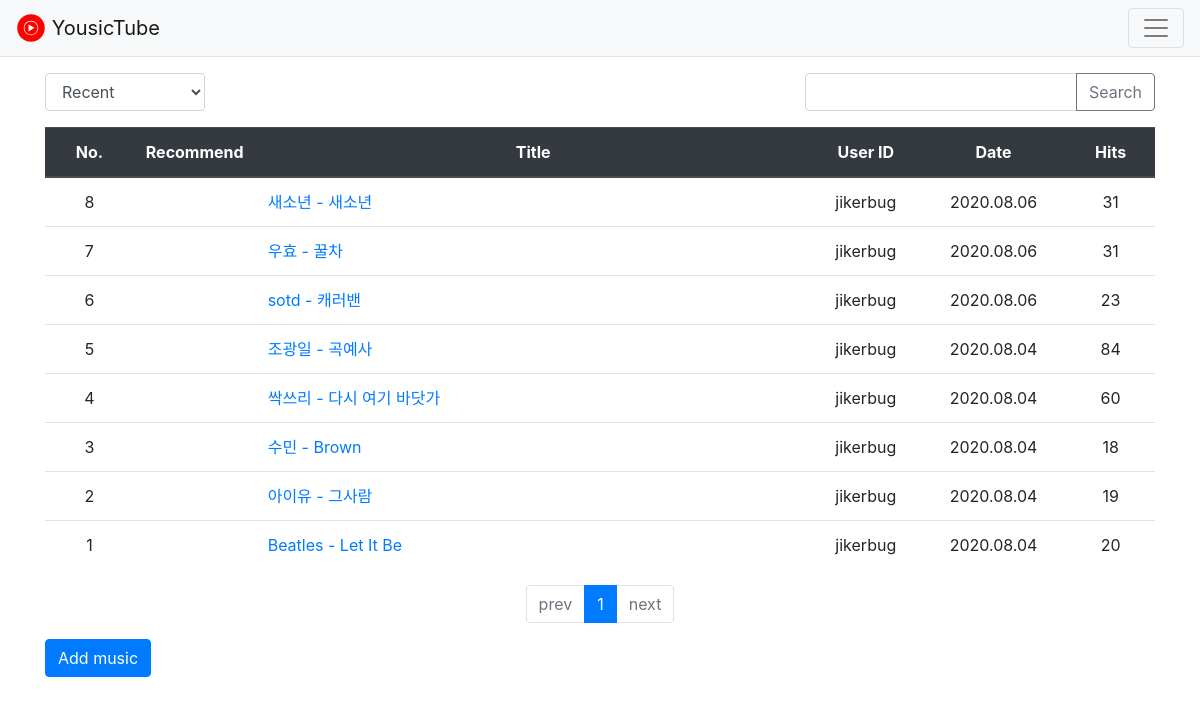
Before: / with the older database file.
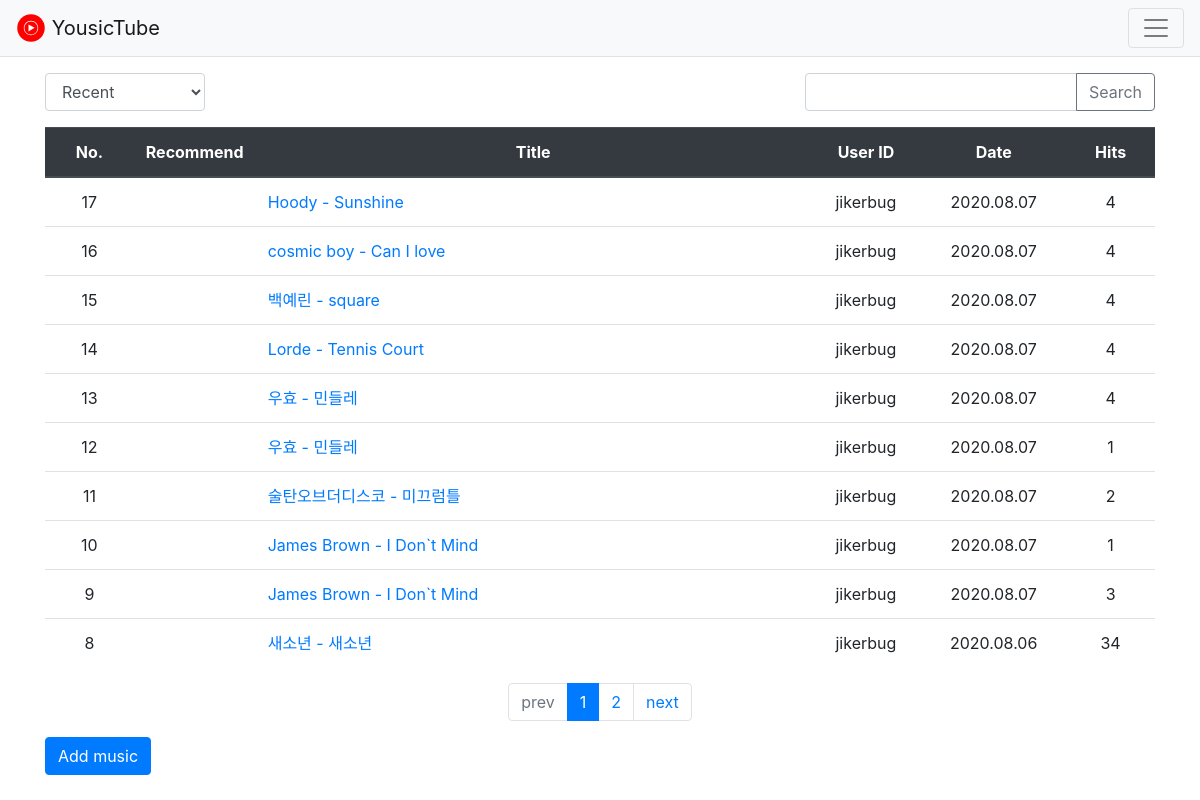
After: the same page with the newer database file.
### musicboard/models.py (models this page shows, shortened)
class MusicPost(models.Model):
    objects = models.Manager()
    subject = models.CharField(max_length=200)
    url = models.URLField()
    create_date = models.DateTimeField()
    isAdded = models.BooleanField(default=False)
    author = models.ForeignKey(User, on_delete=models.CASCADE, related_name='author_music')
    modify_date = models.DateTimeField(null=True, blank=True)
    voter = models.ManyToManyField(User, related_name='voter_question')  # 추천한 사람
    hit = models.IntegerField(default=0) # 조회수

### musicboard/views.py (the view)
# urls.py: path('', views.index, name='index'),  # '/' 에 해당되는 path
def index(request):
    page = request.GET.get('page', '1')  # 페이지
    kw = request.GET.get('kw', '')  # 검색어
    so = request.GET.get('so', 'recent')  # 정렬기준
    if so == 'recommend':
        music_list = MusicPost.objects.annotate(num_voter=Count('voter')).order_by('-num_voter', '-create_date')
    elif so == 'hits':
        music_list = MusicPost.objects.order_by('-hit')
    else:  # recent
        music_list = MusicPost.objects.order_by('-create_date')
    if kw:
        music_list = music_list.filter(
            Q(subject__icontains=kw) |  # 제목검색
            Q(author__username__icontains=kw)  # 글쓴이검색
        ).distinct()
    paginator = Paginator(music_list, 10)  # 페이지당 10개씩 보여주기
    page_obj = paginator.get_page(page)
    context = {'music_list': page_obj, 'page': page, 'kw': kw, 'so': so}
    return render(request, 'musicboard/music_list.html', context)

### musicboard/templatetags/musicboard_filter.py (called while the page is built)
@register.filter
def sub(value, arg):
    return value - arg

### templates/musicboard/music_list.html (shortened to what this page needs)
{% extends 'base.html' %}
{% load musicboard_filter %}
{% block content %}
{% load static %}
<link rel="stylesheet" type="text/css" href="{% static 'bootstrap.min.css' %}">
<div class="container my-3">
    <div class="row justify-content-between my-3">
        <div class="col-2">
            <select class="form-control so">
                <option value="recent" {% if so == 'recent' %}selected{% endif %}>Recent</option>
            </select>
        </div>
        <div class="col-4 input-group">
            <input type="text" class="form-control kw" value="{{ kw|default_if_none:'' }}">
            <div class="input-group-append">
                <button class="btn btn-outline-secondary" type="button" id="btn_search">Search</button>
            </div>
        </div>
    </div>
    <table class="table">
        <thead>
        <tr class="text-center thead-dark">
            <th style="width:8%">No.</th>
            <th style="width:8%" class="second-unimportant">Recommend</th>
            <th style="width:50%">Title</th>
            <th class="unimportant">User ID</th>
            <th class="unimportant">Date</th>
            <th style="width:8%">Hits</th>
        </tr>
        </thead>
        <tbody>
        {% if music_list %}
        {% for music in music_list %}
        <tr class="text-center">
            <td>
                {{ music_list.paginator.count|sub:music_list.start_index|sub:forloop.counter0|add:1 }}
            </td>
            <td class="second-unimportant">
            </td>
            <td class="text-left">
                <a href="{% url 'musicboard:detail' music.id %}">{{ music.subject }}</a>
            </td>
            <td class="unimportant">{{ music.author.username }}</td>
            <td class="unimportant">{{ music.create_date|date:"Y.m.d" }}</td>
            <td>{{ music.hit }}</td>
        </tr>
        {% endfor %}
        {% else %}
        <tr>
            <td colspan="3">Music is not in here.</td>
        </tr>
        {% endif %}
        </tbody>
    </table>
    <ul class="pagination justify-content-center">
        {% if music_list.has_previous %}
        <li class="page-item">
            <a class="page-link" data-page="{{ music_list.previous_page_number }}" href="#">prev</a>
        </li>
        {% else %}
        <li class="page-item disabled">
            <a class="page-link" tabindex="-1" aria-disabled="true" href="#">prev</a>
        </li>
        {% endif %}
        {% for page_number in music_list.paginator.page_range %}
            {% if page_number >= music_list.number|add:-5 and page_number <= music_list.number|add:5 %}
                {% if page_number == music_list.number %}
                <li class="page-item active" aria-current="page">
                    <a class="page-link" data-page="{{ page_number }}" href="#">{{ page_number }}</a>
                </li>
                {% else %}
                <li class="page-item">
                    <a class="page-link" data-page="{{ page_number }}" href="#">{{ page_number }}</a>
                </li>
                {% endif %}
            {% endif %}
        {% endfor %}
        {% if music_list.has_next %}
        <li class="page-item">
            <a class="page-link" data-page="{{ music_list.next_page_number }}" href="#">next</a>
        </li>
        {% else %}
        <li class="page-item disabled">
            <a class="page-link" tabindex="-1" aria-disabled="true" href="#">next</a>
        </li>
        {% endif %}
    </ul>
    <a href="{% url 'musicboard:music_create' %}" class="btn btn-primary">Add music</a>
</div>
{% endblock %}

Changed rows visible on the page:
no longer on this page (row unchanged): MusicPost: paginator.count|sub "7", subject "우효 - 꿀차", author.username "jikerbug", create_date "2020.08.06", hit "31"
no longer on this page (row unchanged): MusicPost: paginator.count|sub "6", subject "sotd - 캐러밴", author.username "jikerbug", create_date "2020.08.06", hit "23"
no longer on this page (row unchanged): MusicPost: paginator.count|sub "5", subject "조광일 - 곡예사", author.username "jikerbug", create_date "2020.08.04", hit "84"
no longer on this page (row unchanged): MusicPost: paginator.count|sub "4", subject "싹쓰리 - 다시 여기 바닷가", author.username "jikerbug", create_date "2020.08.04", hit "60"
no longer on this page (row unchanged): MusicPost: paginator.count|sub "3", subject "수민 - Brown", author.username "jikerbug", create_date "2020.08.04", hit "18"
no longer on this page (row unchanged): MusicPost: paginator.count|sub "2", subject "아이유 - 그사람", author.username "jikerbug", create_date "2020.08.04", hit "19"
no longer on this page (row unchanged): MusicPost: paginator.count|sub "1", subject "Beatles - Let It Be", author.username "jikerbug", create_date "2020.08.04", hit "20"
added MusicPost: paginator.count|sub "17", subject "Hoody - Sunshine", author.username "jikerbug", create_date "2020.08.07", hit "4"
added MusicPost: paginator.count|sub "16", subject "cosmic boy - Can I love", author.username "jikerbug", create_date "2020.08.07", hit "4"
added MusicPost: paginator.count|sub "15", subject "백예린 - square", author.username "jikerbug", create_date "2020.08.07", hit "4"
added MusicPost: paginator.count|sub "14", subject "Lorde - Tennis Court", author.username "jikerbug", create_date "2020.08.07", hit "4"
added MusicPost: paginator.count|sub "13", subject "우효 - 민들레", author.username "jikerbug", create_date "2020.08.07", hit "4"
added MusicPost: paginator.count|sub "12", subject "우효 - 민들레", author.username "jikerbug", create_date "2020.08.07", hit "1"
added MusicPost: paginator.count|sub "11", subject "술탄오브더디스코 - 미끄럼틀", author.username "jikerbug", create_date "2020.08.07", hit "2"
added MusicPost: paginator.count|sub "10", subject "James Brown - I Don`t Mind", author.username "jikerbug", create_date "2020.08.07", hit "1"
added MusicPost: paginator.count|sub "9", subject "James Brown - I Don`t Mind", author.username "jikerbug", create_date "2020.08.07", hit "3"
changed MusicPost "새소년 - 새소년": hit "31" → "34"
Other visible differences:
new list line: "2"
